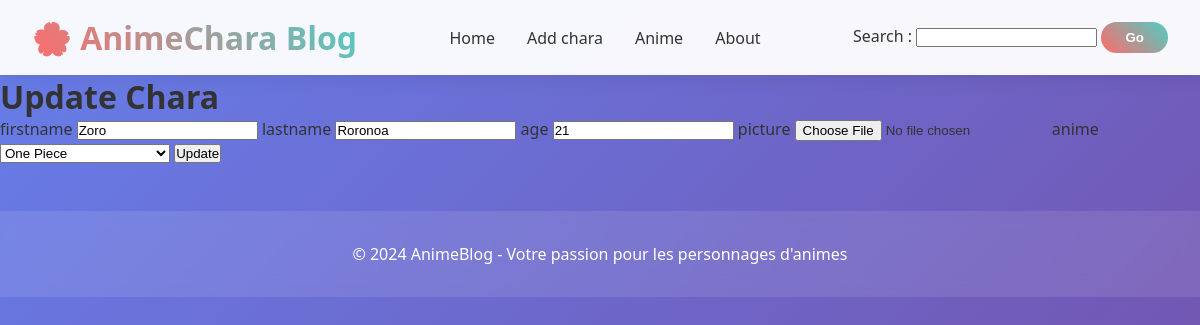
Page /update-chara?id=1 on the committed database.
### tables this page shows
CREATE TABLE chara (
    id INT PRIMARY KEY AUTO_INCREMENT,
    firstname VARCHAR(70) NOT NULL,
    lastname VARCHAR(70),
    age INT CHECK (age >= 0),
    picture VARCHAR(150),
    animeID INT NOT NULL,
    FOREIGN KEY (animeID) REFERENCES anime(id)
);

### src/Core/BaseView.php (called while the page is built, shortened)
<?php
class BaseView
{
    public function render(): void
    {
        $header = new Header();
        $footer = new Footer();
        $header->render();
        $this->content();
        $footer->render();
    }
}

### public/index.php (called while the page is built, shortened)
<?php
$router = new Router(Routes::defineRoutes());
$router->init();

### src/Entity/Chara.php (called while the page is built, shortened)
<?php
class Chara {
    private string $firstname;
    private ?string $lastname;
    private int $age;
    private Anime $anime;
    public function __construct(
        string $firstname,
        ?string  $lastname,
        int $age,
        Anime $anime,
        ?string $picture = null,
        ?int $id = null
    ) {
        $this->firstname = $firstname;
        $this->lastname = $lastname;
        $this->age = $age;
        $this->anime = $anime;
    }
    public function getFirstname(): string
    {
        return $this->firstname;
    }
    public function getLastname(): ?string
    {
        return $this->lastname;
    }
    public function getAge(): int
    {
        return $this->age;
    }
    public function getAnime(): Anime
    {
        return $this->anime;
    }
}

### src/Repository/CharaRepository.php (called while the page is built, shortened)
<?php
class CharaRepository
{
    public function findById(int $id): ?Chara {
        $connection = Database::connect();
        $preparedQuery = $connection->prepare("SELECT
            chara.id AS chara_id,
            chara.firstname AS chara_firstname,
            chara.lastname AS chara_lastname,
            chara.age AS chara_age,
            chara.picture AS chara_picture,
            anime.id AS anime_id,
            anime.name AS anime_name,
            anime.genre AS anime_genre,
            anime.released AS anime_released,
            anime.poster AS anime_poster
            FROM chara
            JOIN anime ON anime.id = chara.animeID
            WHERE chara.id = :id
        ");
        $preparedQuery->bindValue(":id", $id);
        $preparedQuery->execute();
        $line = $preparedQuery->fetch();
        if ($line) {
            $released = null;
            if (!empty($line["anime_released"])) {
                $released = new \DateTime($line["anime_released"]);
            }
            $anime = new Anime(
                $line["anime_name"],
                $line["anime_genre"],
                $released,
                $line["anime_poster"],
                $line["anime_id"]
            );
            $chara = new Chara(
                $line["chara_firstname"],
                $line["chara_lastname"],
                $line["chara_age"],
                $anime,
                $line["chara_picture"],
                $line["chara_id"]
            );
            return $chara;
        }
        return null;
    }
}

### src/Controller/UpdateCharaController.php (called while the page is built, shortened)
<?php
class UpdateCharaController extends BaseController {
    public function doGet(): \App\Core\BaseView {
        $id = $_GET["id"];
        if (!empty($id) && is_numeric($id)) {
            $repo = new CharaRepository();
            $chara = $repo->findById($id);
            if ($chara) {
                return new FormCharaView(chara: $chara);
            }
        }
        return new ErrorView("This chara does not exist");
    }
}

### src/Repository/AnimeRepository.php (called while the page is built, shortened)
<?php
class AnimeRepository
{
    public function findAll(): array
    {
        $list = [];
        $connection = Database::connect();
        $preparedQuery = $connection->prepare("SELECT * FROM anime");
        $preparedQuery->execute();
        while ($line = $preparedQuery->fetch()) {
            $released = null;
            if (!empty($line["released"])) {
                $released = new \DateTime($line["released"]);
            }
            $anime = new Anime(
                $line["name"],
                $line["genre"],
                $released,
                $line["poster"],
                $line["id"]
            );
            $list[] = $anime;
        }
        return $list;
    }
}

### src/Entity/Anime.php (called while the page is built, shortened)
<?php
class Anime {
    private ?int $id;
    private string $name;
    public function __construct(
        string $name,
        string $genre,
        ?DateTime $released=null,
        ?string $poster=null,
        ?int $id =null
    ) {
        $this->name = $name;
        $this->id = $id;
    }
    public function getId(): ?int
    {
        return $this->id;
    }
    public function getName(): string
    {
        return $this->name;
    }
}

### src/View/FormCharaView.php (the view, shortened to what this page needs)
<?php
class FormCharaView extends BaseView {
    protected function content(): void {
        $animeRepo = new \App\Repository\AnimeRepository();
        $animes = $animeRepo->findAll();
        ?>
        <h1><?= $this->chara ? "Update":"Add" ?> Chara</h1>
        <form method="post" enctype="multipart/form-data">
            <label>firstname
                <input type="text" name="firstname" value="<?= $this->chara?->getFirstname() ?>">
            </label>
            <label>lastname
                <input type="text" name="lastname" value="<?= $this->chara?->getLastname() ?>">
            </label>
            <label>age
                <input type="number" name="age" min="0" value="<?= $this->chara?->getAge() ?>">
            </label>
            <label>picture
                <input type="file" name="picture" accept="image/*">
            </label>
            <label>anime
                <select name="anime" required>
                    <?php foreach($animes as $anime): ?>
                        <option value="<?= $anime->getId() ?>"
                            <?= ($this->chara && $this->chara->getAnime()->getId() == $anime->getId()) ? "selected" : "" ?>>
                            <?= htmlspecialchars($anime->getName()) ?>
                        </option>
                    <?php endforeach; ?>
                </select>
            </label>
            <button><?= $this->chara ? "Update":"Add" ?></button>
        </form>
        <?php
    }
}

### src/Core/Router.php (shortened to what this page needs)
<?php
class Router
{
    private array $routes;
    public function __construct(array $routes)
    {
        $this->routes = $routes;
    }
    public function init()
    {
        $currentPath = $_SERVER['PATH_INFO'] ?? "";
        foreach ($this->routes as $path => $controller) {
            if (trim($currentPath, "/") == trim($path, "/")) {
                $controller->processRequest();
                return;
            }
        }
    }
}

### src/View/Part/Header.php (shortened to what this page needs)
<?php
class Header
{
    public function render()
    {
        ?>
        <!DOCTYPE html>
        <html lang="en">
        <head>
            <link rel="stylesheet" href="/css/style.css">
        </head>
        <body>
            <header class="header">
                <div class="nav-container">
                    <div class="logo">🌸 AnimeChara Blog</div>
                        <nav>
                            <ul class="nav-links">
                                <li><a href="/">Home</a></li>
                                <li><a href="/add-chara">Add chara</a></li>
                                <li><a href="/anime">Anime</a></li>
                                <li><a href="/about">About</a></li>
                            </ul>
                        </nav>
                    <form action="/search" method="get">
                        <label>Search :
                            <input type="text" name="keyword">
                        </label>
                        <button class="btn-search">Go</button>
                    </form>
                </div>
            </header>
            <?php
    }
}

### src/View/Part/Footer.php (shortened to what this page needs)
<?php
class Footer
{
    public function render()
    {
        ?>
            <footer class="footer">
                <p>&copy; 2024 AnimeBlog - Votre passion pour les personnages d'animes</p>
            </footer>
        </body>
        </html>
        <?php
    }
}

### public/css/style.css (style rules this page uses)
* { margin: 0; padding: 0; box-sizing: border-box; }
body { font-family: 'Segoe UI', Tahoma, Geneva, Verdana, sans-serif; background: linear-gradient(135deg, #667eea 0%, #764ba2 100%); min-height: 100vh; color: #333; }
.header { background: rgba(255, 255, 255, 0.95); backdrop-filter: blur(10px); padding: 1rem 0; box-shadow: 0 2px 20px rgba(0,0,0,0.1); position: sticky; top: 0; z-index: 100; }
.nav-container { max-width: 1200px; margin: 0 auto; display: flex; justify-content: space-between; align-items: center; padding: 0 2rem; }
.logo { font-size: 2rem; font-weight: bold; background: linear-gradient(45deg, #ff6b6b, #4ecdc4); -webkit-background-clip: text; -webkit-text-fill-color: transparent; background-clip: text; }
.nav-links { display: flex; gap: 2rem; list-style: none; }
.nav-links a { text-decoration: none; color: #333; font-weight: 500; transition: color 0.3s ease; position: relative; }
.nav-links a::after { content: ''; position: absolute; width: 0; height: 2px; bottom: -5px; left: 0; background: linear-gradient(45deg, #ff6b6b, #4ecdc4); transition: width 0.3s ease; }
.btn-search { background: linear-gradient(45deg, #ff6b6b, #4ecdc4); color: white; padding: 0.5rem 1.5rem; border: none; border-radius: 25px; font-weight: bold; cursor: pointer; transition: transform 0.3s ease; }
.footer { background: rgba(255, 255, 255, 0.1); color: white; text-align: center; padding: 2rem; margin-top: 3rem; backdrop-filter: blur(10px); }

### rows in the picture
chara: firstname "Zoro", lastname "Roronoa", age "21"

### other values in the picture
form field anime "One Piece"
